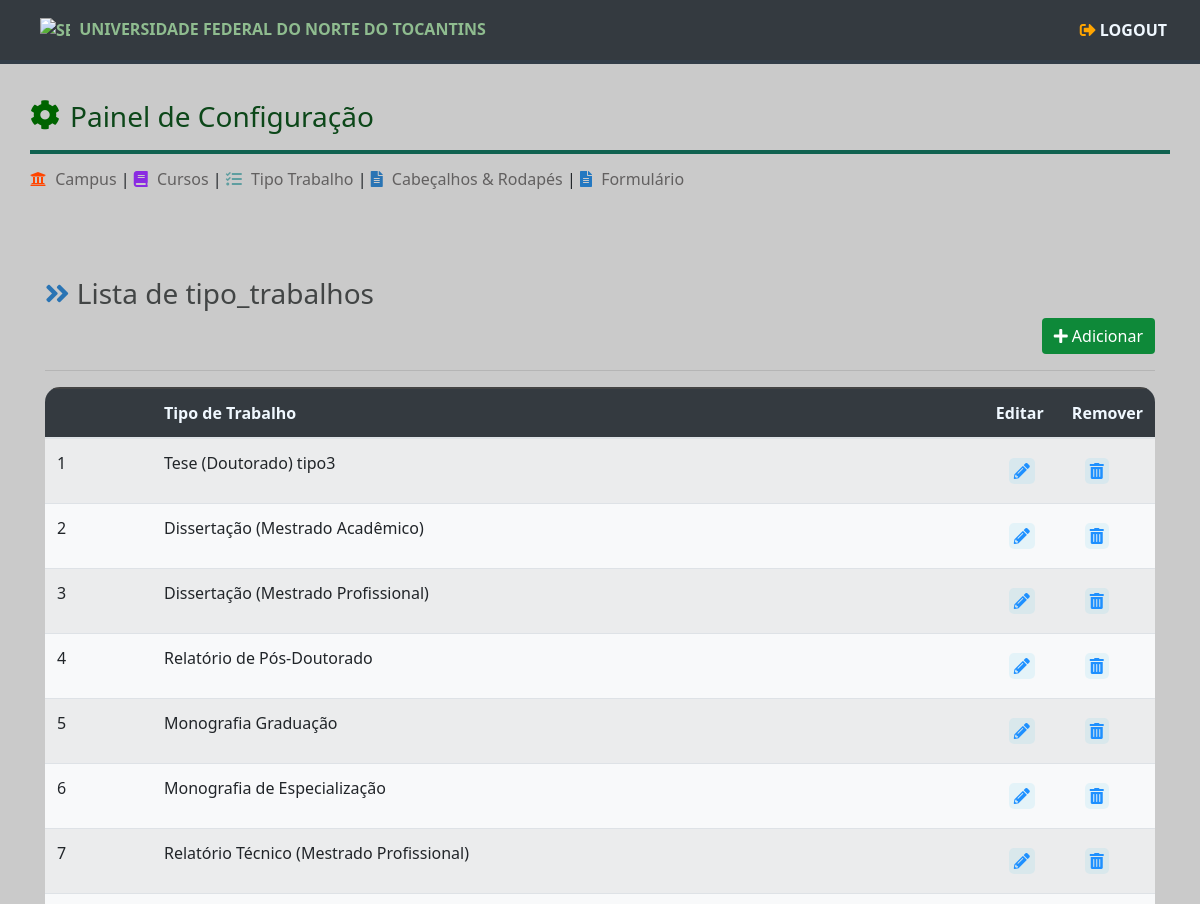
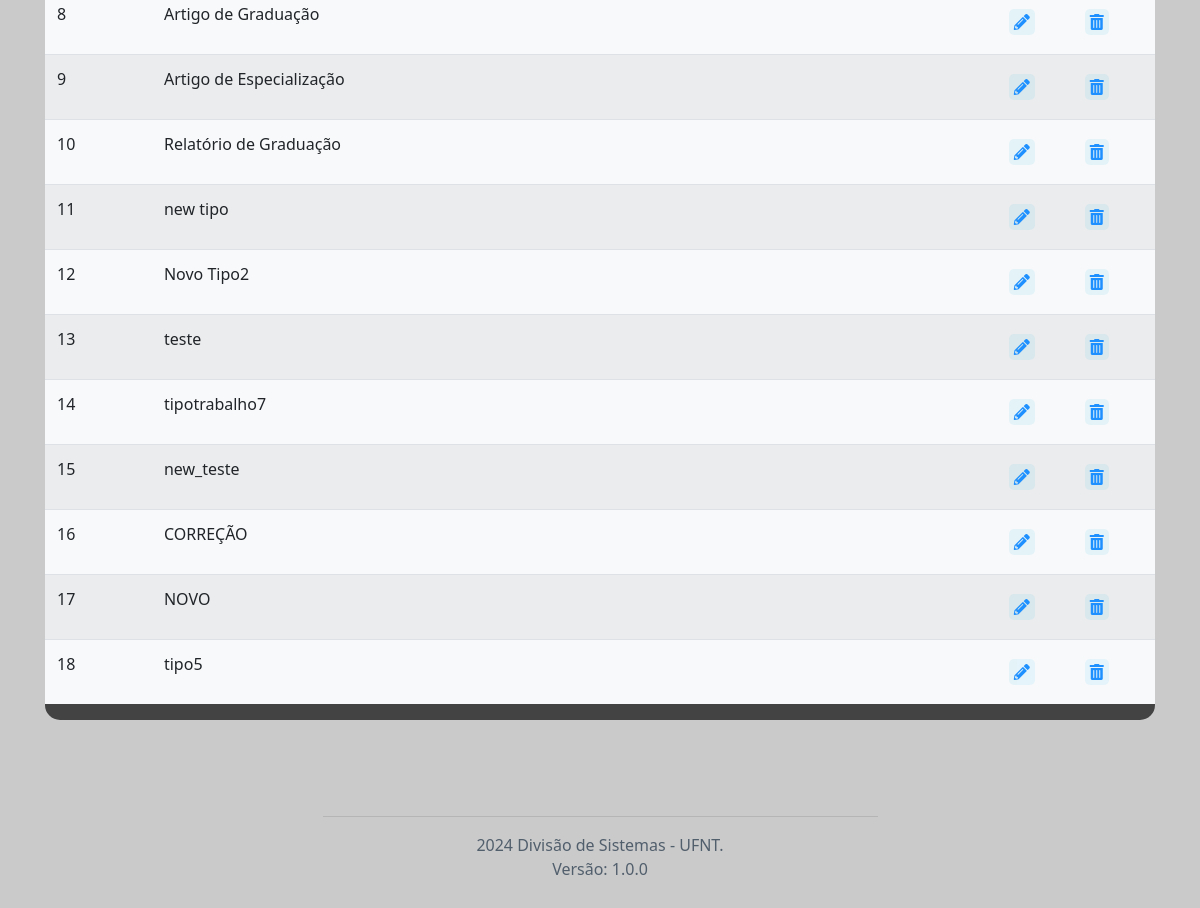
Page /tipo_trabalho/ (signed in) on the earlier database version (2 pictures, top to bottom).
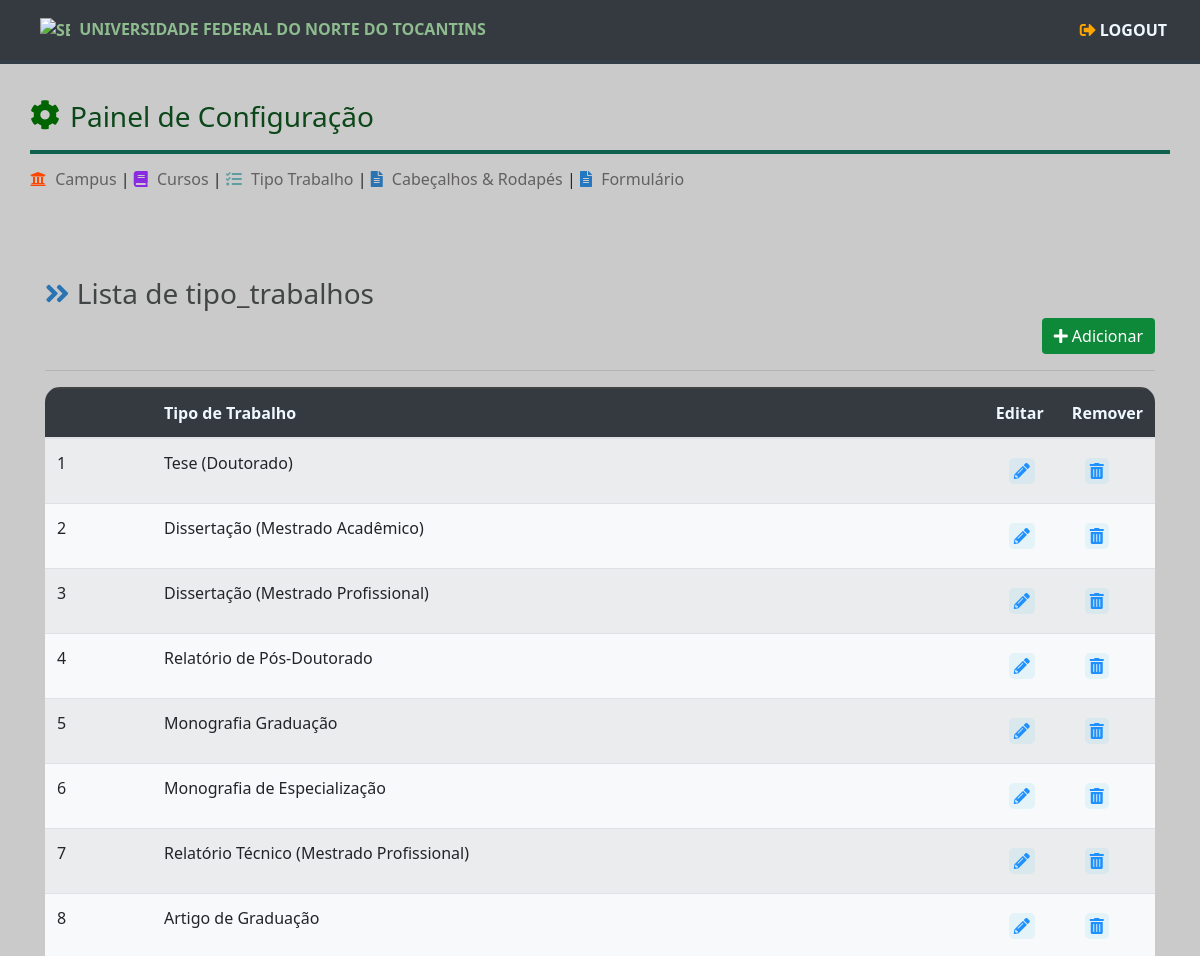
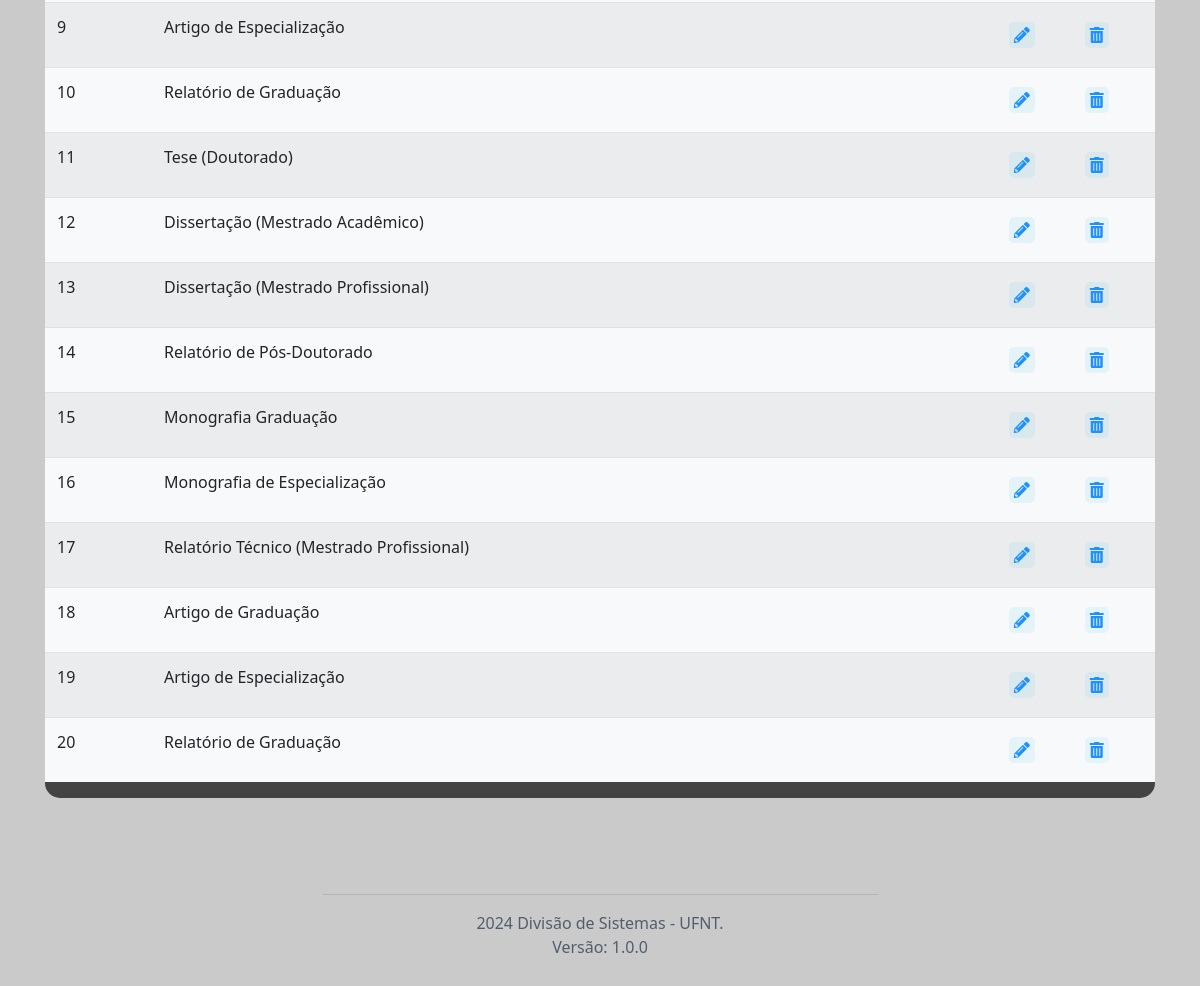
Same page on the later database version (2 pictures, top to bottom).
### tables this page shows
CREATE TABLE tipo_trabalho (
                id INTEGER PRIMARY KEY AUTOINCREMENT,
                nome TEXT NOT NULL,           
                ativo INTEGER DEFAULT 1            
            );

### routes/tipo_trabalho_routes.py (the view)
@tt_routes.route('/', methods=['GET', 'POST'])
@login_required
def tipo_trabalho_listar():
    tipos_trabalhos = TipoTrabalhoModel.get_all()
    return render_template('tipo_trabalho_view.html', tipos_trabalhos = tipos_trabalhos )

### app.py (called while the page is built)
@login_manager.user_loader
def load_user(user_id):
    return UserModel.get_user_by_id(user_id)

### data/conexao.py (called while the page is built)
def get_conexao():
    conexao = sqlite3.connect('data/gfc.db')
    return conexao

### models/base_model.py (called while the page is built)
    @classmethod
    def get_all(cls):
        if not cls.tabela:
            raise ValueError("Nome da tabela não especificado na classe derivada.")
        con = get_conexao()
        cursor = con.cursor()
        query = f'SELECT * FROM {cls.tabela}'
        cursor.execute(query)
        colunas = [coluna[0] for coluna in cursor.description]
        objetos = [cls(**dict(zip(colunas, row))) for row in cursor.fetchall()]
        con.close()
        return objetos

### models/user_model.py (called while the page is built)
    @staticmethod
    def get_user_by_id(user_id: int):
        con = get_conexao()
        cursor = con.cursor()
        query = 'SELECT * FROM user WHERE id=?'
        cursor.execute(query, (user_id,))
        row = cursor.fetchone()
        if row:
            user = UserModel(
                id=row[0],
                username=row[1],
                password=row[2],
                ativo=row[3],
            )
            con.close()
            return user
        else:
            con.close()
            return None

    @property
    def is_authenticated(self):
        return True if self.id is not None else False

### templates/tipo_trabalho_view.html (shortened to what this page needs)
{% extends "base.html" %}
  {% block head %}
      <link rel="stylesheet" href="/static/assets/css/views/view.css" type="text/css">
  {% endblock %}
  {% block content %}
    {% include "componentes/_menu_conf.html" %}
  <div class="container">
    <div class="container">
      <div class="row">
        <h3><i class="fas fa-angle-double-right" style="color: rgb(42, 116, 180);"></i> Lista de tipo_trabalhos</h3>
      </div>
      <div class="row" style="display: flex; justify-content: flex-end;">
        <button type="button" class="btn btn-primary" data-toggle="modal" data-target="#modal" onclick="openModal()">
            <i class="fas fa-plus"></i> Adicionar
        </button>
      </div>
      </div>
      <hr>
      <div style="border-radius:15px; overflow: auto; padding: 0px; background-color:rgb(67, 67, 67); ">
        <table class="table table-striped bg-light" style="margin-top: 0px; padding:0px; border-top:2px solid rgb(67, 67, 67); ">
          <thead class="bg-dark" style="color: aliceblue;">
              <tr>
                  <th></th>
                  <th>Tipo de Trabalho</th>
                  <th style="width:50px;">Editar</th>
                  <th style="width:50px;">Remover</th>
              </tr>
          </thead>
          <tbody>
              {% for tipo_trabalho in tipos_trabalhos %}
                  <tr>
                      <td>{{ loop.index }}</td>
                      <td>{{ tipo_trabalho.nome }}</td>
                      <td>
                          <a href="#">
                            <button type="button" class="btn" onclick='abrirModalEditar("{{ tipo_trabalho.id }}")'>
                                <i class="fas fa-pencil-alt icon" title="editar"></i>
                            </button>
                        </a>
                      </td>
                      <td>
                        <a href="#">
                          <button type="button" class="btn" data-toggle="modal" data-target="#confirmModal" onclick='abrirModalRemover("{{ tipo_trabalho_id }}")'>
                            <i class="fas fa-trash-alt icon"></i>
                          </button>
                      </a>
                    </td>
                  </tr>
              {% endfor %}
          </tbody>
      </table>
      </div>
  </div>
  {% endblock %}

### templates/base.html (shortened to what this page needs)
<!DOCTYPE html>
<html lang="pt-br">
<head>
    <link rel="stylesheet" href="https://maxcdn.bootstrapcdn.com/bootstrap/4.5.2/css/bootstrap.min.css">
    <link rel="stylesheet" href="https://cdnjs.cloudflare.com/ajax/libs/font-awesome/5.15.2/css/all.min.css">
    <link rel="stylesheet" href="/static/assets/css/main.css" type="text/css">
    {% block head %} {% endblock %}
</head>
<body>
    {% block header %}
            {% include "componentes/_navbar.html" %}
    {% endblock %}
    {% block content %}
    {% endblock %}
    {% block footer %}
        {% include "componentes/_footer.html" %}
    {% endblock %}
</body>
</html>

### templates/componentes/_navbar.html
<nav class="navbar navbar-expand-lg navbar-light bg-dark titulo">
  <div class="container-fluid">
    <a class="navbar-brand" href="#" style="color: darkseagreen; font-size: 16px; font-weight: 600;">
      <img src="/static/assets/img/UFNT_brasao.png" alt="Seu Logo" width="25" height="25" class="d-inline-block align-text-top">
      Universidade Federal do Norte do Tocantins</span>
    </a>
    <div class="navbar-nav ms-auto">
    {% if current_user.is_authenticated %}
        <a class="nav-link" href="/login/logout" style="color: aliceblue;">
            <i class="fa fa-sign-out-alt" style="color: orange;"></i> Logout
        </a>
    {% else %}
        <a class="nav-link" href="/login" style="color: aliceblue;">
            <i class="fa fa-sign-in-alt" style="color: lightgreen;"></i> Login
        </a>
    {% endif %}
    </div>
  </div>
</nav>

### templates/componentes/_menu_conf.html
{% block head %}
    <link rel="stylesheet" href="/static/assets/css/componentes/_menu_conf.css" type="text/css">
{% endblock %}
<div id="container" class="container" style="margin-top: 100px;">
    <div class="row">
        <i class="fas fa-cog" style="color:darkgreen; font-size: 30px;"></i>
        <h3 style="color: rgb(12, 71, 25); margin-left: 10px; margin-bottom: 0px;">Painel de Configuração</h3>
        <hr style="border: 2px solid #106250; width: 100%;">
    </div>
    <div class="row">
      <h6>
          <a href="/campus"><i class="fas fa-university" style="color: orangered;"></i> Campus</a>
          |
          <a href="/cursos"><i class="fas fa-book" style="color: blueviolet;"></i> Cursos</a>
          |
          <a href="/tipo_trabalho"><i class="fas fa-tasks" style="color: cadetblue;"></i> Tipo Trabalho</a>
          |
          <a href="#"><i class="fas fa-file-alt" style="color: rgb(42, 116, 180);"></i> Cabeçalhos & Rodapés</a>
          |
          <a href="/ficha"><i class="fas fa-file-alt" style="color: rgb(36, 120, 193);"></i> Formulário</a>
      </h6>
  </div>
  </div>

### templates/componentes/_footer.html
<footer class="text-center py-3">
    <div class="container">
        <hr style="width: 50%;">
        <p>2024 Divisão de Sistemas - UFNT.</br>
        Versão: 1.0.0</p>
    </div>
</footer>

### static/assets/css/main.css (style rules this page uses)
body { background-color: #cacaca; font-family:'Segoe UI', Tahoma, Geneva, Verdana, sans-serif; }
.container a { text-decoration: none; color: darkslategrey; }
.container { margin-top: 80px; margin-bottom: 0; }
button.btn-primary { background-color: #0e8939; border: 1px solid #034f03; text-align: center; border: #656765; }
.titulo { text-transform: uppercase; font-size: 16px; color: #199f5c; border-bottom: 4px solid #323d48; margin-bottom: 0px; padding: 10px; font-weight: 700; text-align: left; position: fixed; top: 0; width: 100%; z-index: 1000; }
.titulo img { width: 30px; margin-right: 5px; margin-left: 15px; }
footer { color: #515e6c; }

### static/assets/css/views/view.css (style rules this page uses)
.container h3 { color:rgb(66, 69, 69); }
.icon { background-color: rgba(55, 192, 238, 0.1); border-radius: 5px; padding: 5px; color: dodgerblue; transition: 0.4s; }
table { overflow-x: auto; }

### static/assets/css/componentes/_menu_conf.css (style rules this page uses)
.row a { color: #626060; text-decoration: none; position: relative; transition: filter 0.3s; }
.row a i { margin-right: 5px; transition: filter 0.3s; }

Differences in the rows shown:
changed tipo_trabalho (number 1 of 20 on the later page): nome "Tese (Doutorado) tipo3" → "Tese (Doutorado)"
changed tipo_trabalho (number 11 of 20 on the later page): nome "new tipo" → "Tese (Doutorado)"
changed tipo_trabalho (number 12 of 20 on the later page): nome "Novo Tipo2" → "Dissertação (Mestrado Acadêmico)"
changed tipo_trabalho (number 13 of 20 on the later page): nome "teste" → "Dissertação (Mestrado Profissional)"
changed tipo_trabalho (number 14 of 20 on the later page): nome "tipotrabalho7" → "Relatório de Pós-Doutorado"
changed tipo_trabalho (number 15 of 20 on the later page): nome "new_teste" → "Monografia Graduação"
changed tipo_trabalho (number 16 of 20 on the later page): nome "CORREÇÃO" → "Monografia de Especialização"
changed tipo_trabalho (number 17 of 20 on the later page): nome "NOVO" → "Relatório Técnico (Mestrado Profissional)"
changed tipo_trabalho (number 18 of 20 on the later page): nome "tipo5" → "Artigo de Graduação"
added tipo_trabalho: nome "Artigo de Especialização"
added tipo_trabalho: nome "Relatório de Graduação"
